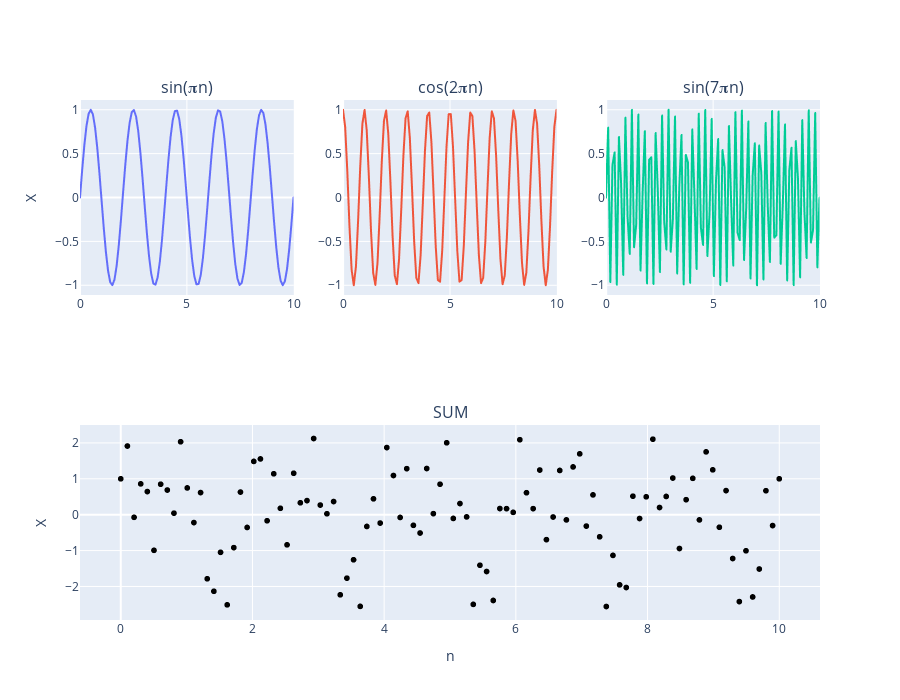

Notebook source saved alongside this figure:
### Code cell
x = np.linspace(0, 10, 100)

y1 = np.sin(np.pi * x)
y2 = np.cos(2 * np.pi * x)
y3 = np.sin(7 * np.pi * x)

y = y1 + y2 + y3

fig = make_subplots(rows=2,
                    cols=3,
                    specs=[
                        [{}, {}, {}],
                        [{'colspan': 3}, None, None]
                    ],
                    subplot_titles=(
                        'sin(&#120529;n)',
                        'cos(2&#120529;n)',
                        'sin(7&#120529;n)',
                        'SUM')
                    )  # &#120529; is html code for pi

fig.add_trace(go.Scattergl(x=x, y=y1, mode='lines'), row=1, col=1)
fig.add_trace(go.Scattergl(x=x, y=y2, mode='lines'), row=1, col=2)
fig.add_trace(go.Scattergl(x=x, y=y3, mode='lines'), row=1, col=3)
fig.add_trace(go.Scattergl(x=x, y=y, marker=dict(color='black'), mode='markers'), row=2, col=1)

fig.update_layout(showlegend=False, height=700)
fig.update_xaxes(title='n', row=2, col=1)
fig.update_yaxes(title='X', row=1, col=1)
fig.update_yaxes(title='X', row=2, col=1)

fig.show()
